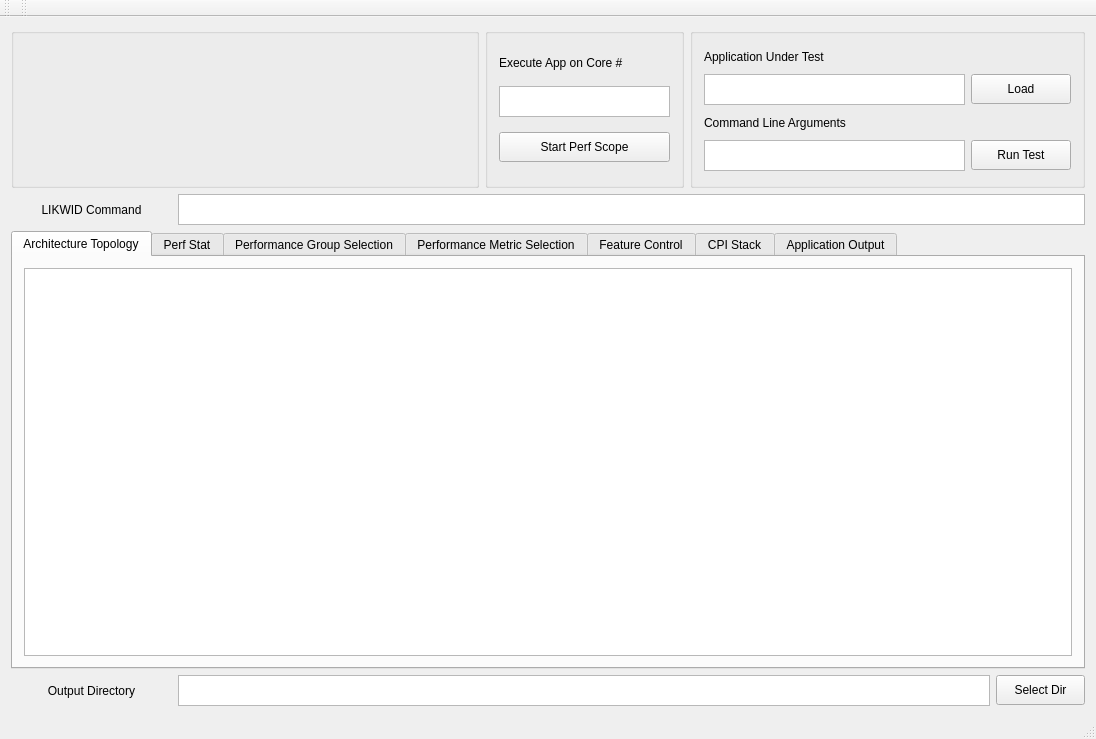
<?xml version="1.0" encoding="UTF-8"?>
<ui version="4.0">
 <class>MainWindow</class>
 <widget class="QMainWindow" name="MainWindow">
  <property name="geometry">
   <rect>
    <x>0</x>
    <y>0</y>
    <width>1094</width>
    <height>739</height>
   </rect>
  </property>
  <property name="sizePolicy">
   <sizepolicy hsizetype="Maximum" vsizetype="Maximum">
    <horstretch>1</horstretch>
    <verstretch>1</verstretch>
   </sizepolicy>
  </property>
  <property name="windowTitle">
   <string>QuickPerformance</string>
  </property>
  <property name="windowIcon">
   <iconset>
    <normaloff>../build-QuickPerformance-Desktop-Debug/usr/share/Logo/UAH.ico</normaloff>../build-QuickPerformance-Desktop-Debug/usr/share/Logo/UAH.ico</iconset>
  </property>
  <property name="layoutDirection">
   <enum>Qt::LeftToRight</enum>
  </property>
  <widget class="QWidget" name="centralWidget">
   <property name="sizePolicy">
    <sizepolicy hsizetype="Maximum" vsizetype="Maximum">
     <horstretch>1</horstretch>
     <verstretch>1</verstretch>
    </sizepolicy>
   </property>
   <layout class="QGridLayout" name="gridLayout_9">
    <item row="0" column="0" colspan="2">
     <widget class="QGroupBox" name="Logo_Group">
      <property name="sizePolicy">
       <sizepolicy hsizetype="Preferred" vsizetype="Fixed">
        <horstretch>0</horstretch>
        <verstretch>0</verstretch>
       </sizepolicy>
      </property>
      <property name="minimumSize">
       <size>
        <width>260</width>
        <height>160</height>
       </size>
      </property>
      <property name="title">
       <string/>
      </property>
      <layout class="QGridLayout" name="gridLayout_3">
       <item row="0" column="0">
        <widget class="QLabel" name="Logo">
         <property name="sizePolicy">
          <sizepolicy hsizetype="Fixed" vsizetype="Fixed">
           <horstretch>0</horstretch>
           <verstretch>0</verstretch>
          </sizepolicy>
         </property>
         <property name="minimumSize">
          <size>
           <width>200</width>
           <height>100</height>
          </size>
         </property>
         <property name="maximumSize">
          <size>
           <width>200</width>
           <height>100</height>
          </size>
         </property>
         <property name="text">
          <string/>
         </property>
        </widget>
       </item>
      </layout>
     </widget>
    </item>
    <item row="0" column="2">
     <widget class="QGroupBox" name="Perfscope_Group">
      <property name="sizePolicy">
       <sizepolicy hsizetype="Fixed" vsizetype="Minimum">
        <horstretch>0</horstretch>
        <verstretch>0</verstretch>
       </sizepolicy>
      </property>
      <property name="minimumSize">
       <size>
        <width>191</width>
        <height>50</height>
       </size>
      </property>
      <property name="title">
       <string/>
      </property>
      <layout class="QGridLayout" name="gridLayout_8">
       <item row="2" column="0">
        <widget class="QPushButton" name="Perfscope_pushButton">
         <property name="sizePolicy">
          <sizepolicy hsizetype="Expanding" vsizetype="Minimum">
           <horstretch>0</horstretch>
           <verstretch>0</verstretch>
          </sizepolicy>
         </property>
         <property name="maximumSize">
          <size>
           <width>175</width>
           <height>30</height>
          </size>
         </property>
         <property name="text">
          <string>Start Perf Scope</string>
         </property>
        </widget>
       </item>
       <item row="1" column="0">
        <widget class="QTextEdit" name="ExecuteCore_Text">
         <property name="sizePolicy">
          <sizepolicy hsizetype="Fixed" vsizetype="Fixed">
           <horstretch>0</horstretch>
           <verstretch>0</verstretch>
          </sizepolicy>
         </property>
         <property name="minimumSize">
          <size>
           <width>171</width>
           <height>31</height>
          </size>
         </property>
         <property name="maximumSize">
          <size>
           <width>171</width>
           <height>31</height>
          </size>
         </property>
         <property name="layoutDirection">
          <enum>Qt::LeftToRight</enum>
         </property>
         <property name="lineWrapMode">
          <enum>QTextEdit::NoWrap</enum>
         </property>
         <property name="lineWrapColumnOrWidth">
          <number>0</number>
         </property>
         <property name="readOnly">
          <bool>false</bool>
         </property>
         <property name="placeholderText">
          <string/>
         </property>
        </widget>
       </item>
       <item row="0" column="0">
        <widget class="QLabel" name="ExecuteCore_Label">
         <property name="sizePolicy">
          <sizepolicy hsizetype="Fixed" vsizetype="Fixed">
           <horstretch>0</horstretch>
           <verstretch>0</verstretch>
          </sizepolicy>
         </property>
         <property name="minimumSize">
          <size>
           <width>161</width>
           <height>17</height>
          </size>
         </property>
         <property name="maximumSize">
          <size>
           <width>161</width>
           <height>17</height>
          </size>
         </property>
         <property name="text">
          <string>Execute App on Core #</string>
         </property>
        </widget>
       </item>
      </layout>
     </widget>
    </item>
    <item row="0" column="3" colspan="2">
     <widget class="QGroupBox" name="Application_Group">
      <property name="sizePolicy">
       <sizepolicy hsizetype="Preferred" vsizetype="Minimum">
        <horstretch>0</horstretch>
        <verstretch>0</verstretch>
       </sizepolicy>
      </property>
      <property name="title">
       <string/>
      </property>
      <layout class="QGridLayout" name="gridLayout_2">
       <item row="0" column="0">
        <widget class="QLabel" name="Application_Label">
         <property name="sizePolicy">
          <sizepolicy hsizetype="Minimum" vsizetype="Fixed">
           <horstretch>0</horstretch>
           <verstretch>0</verstretch>
          </sizepolicy>
         </property>
         <property name="maximumSize">
          <size>
           <width>1666666</width>
           <height>17</height>
          </size>
         </property>
         <property name="text">
          <string>Application Under Test</string>
         </property>
        </widget>
       </item>
       <item row="1" column="0">
        <widget class="QTextEdit" name="Application_Text">
         <property name="sizePolicy">
          <sizepolicy hsizetype="Minimum" vsizetype="Fixed">
           <horstretch>0</horstretch>
           <verstretch>0</verstretch>
          </sizepolicy>
         </property>
         <property name="minimumSize">
          <size>
           <width>256</width>
           <height>31</height>
          </size>
         </property>
         <property name="maximumSize">
          <size>
           <width>166666</width>
           <height>31</height>
          </size>
         </property>
         <property name="lineWrapMode">
          <enum>QTextEdit::NoWrap</enum>
         </property>
         <property name="lineWrapColumnOrWidth">
          <number>0</number>
         </property>
         <property name="readOnly">
          <bool>true</bool>
         </property>
        </widget>
       </item>
       <item row="1" column="1">
        <widget class="QPushButton" name="ApplicationLoad_pushButton">
         <property name="sizePolicy">
          <sizepolicy hsizetype="Minimum" vsizetype="Fixed">
           <horstretch>0</horstretch>
           <verstretch>0</verstretch>
          </sizepolicy>
         </property>
         <property name="maximumSize">
          <size>
           <width>100</width>
           <height>30</height>
          </size>
         </property>
         <property name="text">
          <string>Load</string>
         </property>
        </widget>
       </item>
       <item row="2" column="0">
        <widget class="QLabel" name="CommandLineArgs_Label">
         <property name="sizePolicy">
          <sizepolicy hsizetype="Minimum" vsizetype="Fixed">
           <horstretch>0</horstretch>
           <verstretch>0</verstretch>
          </sizepolicy>
         </property>
         <property name="maximumSize">
          <size>
           <width>1666666</width>
           <height>17</height>
          </size>
         </property>
         <property name="text">
          <string>Command Line Arguments</string>
         </property>
        </widget>
       </item>
       <item row="3" column="0">
        <widget class="QTextEdit" name="CommandLineArgs_Text">
         <property name="sizePolicy">
          <sizepolicy hsizetype="Minimum" vsizetype="Fixed">
           <horstretch>0</horstretch>
           <verstretch>0</verstretch>
          </sizepolicy>
         </property>
         <property name="minimumSize">
          <size>
           <width>256</width>
           <height>31</height>
          </size>
         </property>
         <property name="maximumSize">
          <size>
           <width>166666</width>
           <height>31</height>
          </size>
         </property>
         <property name="lineWrapMode">
          <enum>QTextEdit::NoWrap</enum>
         </property>
         <property name="readOnly">
          <bool>false</bool>
         </property>
         <property name="acceptRichText">
          <bool>true</bool>
         </property>
        </widget>
       </item>
       <item row="3" column="1">
        <widget class="QPushButton" name="RunTest_pushButton">
         <property name="sizePolicy">
          <sizepolicy hsizetype="Minimum" vsizetype="Fixed">
           <horstretch>0</horstretch>
           <verstretch>0</verstretch>
          </sizepolicy>
         </property>
         <property name="maximumSize">
          <size>
           <width>100</width>
           <height>30</height>
          </size>
         </property>
         <property name="text">
          <string>Run Test</string>
         </property>
         <property name="icon">
          <iconset>
           <normaloff>../programBin/Logo/QuickPerformance.ico</normaloff>../programBin/Logo/QuickPerformance.ico</iconset>
         </property>
         <property name="iconSize">
          <size>
           <width>16</width>
           <height>16</height>
          </size>
         </property>
        </widget>
       </item>
      </layout>
     </widget>
    </item>
    <item row="1" column="0">
     <widget class="QLabel" name="LikwidCommand_Label">
      <property name="sizePolicy">
       <sizepolicy hsizetype="Fixed" vsizetype="Fixed">
        <horstretch>0</horstretch>
        <verstretch>0</verstretch>
       </sizepolicy>
      </property>
      <property name="maximumSize">
       <size>
        <width>161</width>
        <height>17</height>
       </size>
      </property>
      <property name="text">
       <string>LIKWID Command</string>
      </property>
      <property name="alignment">
       <set>Qt::AlignCenter</set>
      </property>
     </widget>
    </item>
    <item row="1" column="1" colspan="4">
     <widget class="QTextEdit" name="LikwidCommand_Text">
      <property name="sizePolicy">
       <sizepolicy hsizetype="Expanding" vsizetype="Fixed">
        <horstretch>0</horstretch>
        <verstretch>0</verstretch>
       </sizepolicy>
      </property>
      <property name="maximumSize">
       <size>
        <width>16777215</width>
        <height>31</height>
       </size>
      </property>
      <property name="lineWrapMode">
       <enum>QTextEdit::NoWrap</enum>
      </property>
      <property name="readOnly">
       <bool>true</bool>
      </property>
      <property name="acceptRichText">
       <bool>true</bool>
      </property>
     </widget>
    </item>
    <item row="2" column="0" colspan="5">
     <widget class="QTabWidget" name="tabWidget">
      <property name="sizePolicy">
       <sizepolicy hsizetype="Expanding" vsizetype="Expanding">
        <horstretch>1</horstretch>
        <verstretch>0</verstretch>
       </sizepolicy>
      </property>
      <property name="currentIndex">
       <number>0</number>
      </property>
      <widget class="QWidget" name="Topology_Tab">
       <property name="sizePolicy">
        <sizepolicy hsizetype="Expanding" vsizetype="Expanding">
         <horstretch>0</horstretch>
         <verstretch>0</verstretch>
        </sizepolicy>
       </property>
       <attribute name="title">
        <string>Architecture Topology</string>
       </attribute>
       <layout class="QGridLayout" name="gridLayout_4">
        <item row="0" column="0">
         <widget class="QTextBrowser" name="Topology_Text"/>
        </item>
       </layout>
      </widget>
      <widget class="QWidget" name="Breakdown_Tab">
       <attribute name="title">
        <string>Perf Stat</string>
       </attribute>
       <layout class="QGridLayout" name="gridLayout_13">
        <item row="0" column="0" rowspan="2">
         <widget class="CustomView" name="BreakdownChart_GraphicsView">
          <property name="minimumSize">
           <size>
            <width>651</width>
            <height>361</height>
           </size>
          </property>
         </widget>
        </item>
        <item row="0" column="1">
         <widget class="QGroupBox" name="Breakdown_Group">
          <property name="sizePolicy">
           <sizepolicy hsizetype="Minimum" vsizetype="Minimum">
            <horstretch>0</horstretch>
            <verstretch>0</verstretch>
           </sizepolicy>
          </property>
          <property name="minimumSize">
           <size>
            <width>191</width>
            <height>50</height>
           </size>
          </property>
          <property name="title">
           <string/>
          </property>
          <layout class="QGridLayout" name="gridLayout_12">
           <item row="0" column="0">
            <widget class="QCheckBox" name="PerfBranches_checkBox">
             <property name="text">
              <string>Branches</string>
             </property>
             <property name="checked">
              <bool>true</bool>
             </property>
            </widget>
           </item>
           <item row="0" column="1">
            <widget class="QCheckBox" name="PerfCache_checkBox">
             <property name="text">
              <string>Cache</string>
             </property>
             <property name="checked">
              <bool>true</bool>
             </property>
            </widget>
           </item>
           <item row="0" column="2">
            <widget class="QCheckBox" name="PerfMemory_checkBox">
             <property name="text">
              <string>Memory</string>
             </property>
            </widget>
           </item>
           <item row="1" column="0" colspan="3">
            <widget class="QPushButton" name="Breakdown_pushButton">
             <property name="sizePolicy">
              <sizepolicy hsizetype="Minimum" vsizetype="Minimum">
               <horstretch>0</horstretch>
               <verstretch>0</verstretch>
              </sizepolicy>
             </property>
             <property name="maximumSize">
              <size>
               <width>375</width>
               <height>30</height>
              </size>
             </property>
             <property name="text">
              <string>Run Perf Stat</string>
             </property>
            </widget>
           </item>
          </layout>
         </widget>
        </item>
        <item row="1" column="1">
         <widget class="QTextBrowser" name="BreakdownOutput_Text">
          <property name="sizePolicy">
           <sizepolicy hsizetype="Minimum" vsizetype="Expanding">
            <horstretch>0</horstretch>
            <verstretch>0</verstretch>
           </sizepolicy>
          </property>
          <property name="minimumSize">
           <size>
            <width>391</width>
            <height>200</height>
           </size>
          </property>
         </widget>
        </item>
       </layout>
      </widget>
      <widget class="QWidget" name="PerfGroup_Tab">
       <attribute name="title">
        <string>Performance Group Selection</string>
       </attribute>
       <layout class="QGridLayout" name="gridLayout_5">
        <item row="0" column="1">
         <widget class="QLabel" name="PerfGroupsDescription_Label">
          <property name="text">
           <string>Description</string>
          </property>
         </widget>
        </item>
        <item row="0" column="2">
         <widget class="QLabel" name="ChosenPerfGroups_Label">
          <property name="text">
           <string>Chosen Performance Groups</string>
          </property>
         </widget>
        </item>
        <item row="1" column="0">
         <widget class="QListWidget" name="PerfGroups_List">
          <property name="selectionMode">
           <enum>QAbstractItemView::SingleSelection</enum>
          </property>
         </widget>
        </item>
        <item row="1" column="1">
         <widget class="QListWidget" name="PerfGroupsDescription_List">
          <property name="selectionMode">
           <enum>QAbstractItemView::NoSelection</enum>
          </property>
         </widget>
        </item>
        <item row="1" column="2">
         <widget class="QListWidget" name="ChosenPerfGroups_List"/>
        </item>
        <item row="0" column="0">
         <widget class="QLabel" name="PerfGroups_Label">
          <property name="text">
           <string>Performance Groups</string>
          </property>
         </widget>
        </item>
       </layout>
      </widget>
      <widget class="QWidget" name="PerfMetric_Tab">
       <attribute name="title">
        <string>Performance Metric Selection</string>
       </attribute>
       <layout class="QGridLayout" name="gridLayout">
        <item row="1" column="1" rowspan="3">
         <widget class="QListWidget" name="ChosenPerfMetrics_List"/>
        </item>
        <item row="0" column="0">
         <widget class="QLabel" name="PerfMetrics_Label">
          <property name="text">
           <string>Performance Metrics</string>
          </property>
         </widget>
        </item>
        <item row="1" column="0">
         <widget class="QListWidget" name="PerfMetrics_List"/>
        </item>
        <item row="3" column="0">
         <widget class="QListWidget" name="PerfCounters_List"/>
        </item>
        <item row="1" column="2" rowspan="3">
         <widget class="QListWidget" name="ChosenPerfCounters_List"/>
        </item>
        <item row="0" column="1">
         <widget class="QLabel" name="ChosenPerfMetrics_Label">
          <property name="text">
           <string>Chosen Performance Metrics</string>
          </property>
         </widget>
        </item>
        <item row="0" column="2">
         <widget class="QLabel" name="ChosenPerfCoutners_Label">
          <property name="text">
           <string>Chosen Performance Counters</string>
          </property>
         </widget>
        </item>
        <item row="2" column="0">
         <widget class="QLabel" name="PerfCounters_Label">
          <property name="text">
           <string>Performance Counters</string>
          </property>
         </widget>
        </item>
       </layout>
      </widget>
      <widget class="QWidget" name="Features_Tab">
       <attribute name="title">
        <string>Feature Control</string>
       </attribute>
       <layout class="QGridLayout" name="gridLayout_11">
        <item row="0" column="0">
         <widget class="QLabel" name="FeaturesList_Label">
          <property name="sizePolicy">
           <sizepolicy hsizetype="Preferred" vsizetype="Preferred">
            <horstretch>0</horstretch>
            <verstretch>0</verstretch>
           </sizepolicy>
          </property>
          <property name="minimumSize">
           <size>
            <width>343</width>
            <height>17</height>
           </size>
          </property>
          <property name="maximumSize">
           <size>
            <width>343</width>
            <height>17</height>
           </size>
          </property>
          <property name="text">
           <string>Features List</string>
          </property>
         </widget>
        </item>
        <item row="0" column="2" rowspan="2">
         <widget class="QGroupBox" name="groupBox">
          <property name="sizePolicy">
           <sizepolicy hsizetype="Expanding" vsizetype="Expanding">
            <horstretch>0</horstretch>
            <verstretch>0</verstretch>
           </sizepolicy>
          </property>
          <property name="title">
           <string/>
          </property>
          <layout class="QGridLayout" name="gridLayout_10">
           <item row="0" column="0">
            <widget class="QPushButton" name="FeatureEnable_pushButton">
             <property name="sizePolicy">
              <sizepolicy hsizetype="Fixed" vsizetype="Fixed">
               <horstretch>0</horstretch>
               <verstretch>0</verstretch>
              </sizepolicy>
             </property>
             <property name="maximumSize">
              <size>
               <width>120</width>
               <height>30</height>
              </size>
             </property>
             <property name="text">
              <string>Enable</string>
             </property>
            </widget>
           </item>
           <item row="1" column="0">
            <widget class="QPushButton" name="FeatureDisable_pushButton">
             <property name="sizePolicy">
              <sizepolicy hsizetype="Fixed" vsizetype="Fixed">
               <horstretch>0</horstretch>
               <verstretch>0</verstretch>
              </sizepolicy>
             </property>
             <property name="maximumSize">
              <size>
               <width>120</width>
               <height>30</height>
              </size>
             </property>
             <property name="text">
              <string>Disable</string>
             </property>
            </widget>
           </item>
          </layout>
         </widget>
        </item>
        <item row="0" column="3">
         <widget class="QLabel" name="ChosenPerfCoutners_Label_2">
          <property name="sizePolicy">
           <sizepolicy hsizetype="Preferred" vsizetype="Preferred">
            <horstretch>0</horstretch>
            <verstretch>0</verstretch>
           </sizepolicy>
          </property>
          <property name="minimumSize">
           <size>
            <width>343</width>
            <height>17</height>
           </size>
          </property>
          <property name="maximumSize">
           <size>
            <width>343</width>
            <height>17</height>
           </size>
          </property>
          <property name="text">
           <string>Operation Results</string>
          </property>
         </widget>
        </item>
        <item row="1" column="0">
         <widget class="QListWidget" name="Features_List">
          <property name="sizePolicy">
           <sizepolicy hsizetype="Expanding" vsizetype="Expanding">
            <horstretch>1</horstretch>
            <verstretch>1</verstretch>
           </sizepolicy>
          </property>
         </widget>
        </item>
        <item row="1" column="1">
         <widget class="QListWidget" name="FeaturesStatus_List">
          <property name="sizePolicy">
           <sizepolicy hsizetype="Expanding" vsizetype="Expanding">
            <horstretch>1</horstretch>
            <verstretch>1</verstretch>
           </sizepolicy>
          </property>
          <property name="selectionMode">
           <enum>QAbstractItemView::NoSelection</enum>
          </property>
         </widget>
        </item>
        <item row="1" column="3">
         <widget class="QTextBrowser" name="FeatureOperations_Text">
          <property name="sizePolicy">
           <sizepolicy hsizetype="Expanding" vsizetype="Expanding">
            <horstretch>1</horstretch>
            <verstretch>1</verstretch>
           </sizepolicy>
          </property>
         </widget>
        </item>
       </layout>
      </widget>
      <widget class="QWidget" name="CPIStack_Tab">
       <attribute name="title">
        <string>CPI Stack</string>
       </attribute>
       <layout class="QGridLayout" name="gridLayout_6">
        <item row="0" column="0">
         <widget class="CustomView" name="CPI_Stack_GraphicsView"/>
        </item>
       </layout>
      </widget>
      <widget class="QWidget" name="ApplicationOutput_Tab">
       <attribute name="title">
        <string>Application Output</string>
       </attribute>
       <layout class="QGridLayout" name="gridLayout_7">
        <item row="0" column="0">
         <widget class="QTextBrowser" name="ApplicationOutput_Text"/>
        </item>
       </layout>
      </widget>
     </widget>
    </item>
    <item row="3" column="0">
     <widget class="QLabel" name="OutDirectory_Label">
      <property name="sizePolicy">
       <sizepolicy hsizetype="Fixed" vsizetype="Fixed">
        <horstretch>0</horstretch>
        <verstretch>0</verstretch>
       </sizepolicy>
      </property>
      <property name="maximumSize">
       <size>
        <width>161</width>
        <height>17</height>
       </size>
      </property>
      <property name="text">
       <string>Output Directory</string>
      </property>
      <property name="alignment">
       <set>Qt::AlignCenter</set>
      </property>
     </widget>
    </item>
    <item row="3" column="1" colspan="3">
     <widget class="QTextEdit" name="OutDirectory_Text">
      <property name="sizePolicy">
       <sizepolicy hsizetype="Expanding" vsizetype="Fixed">
        <horstretch>0</horstretch>
        <verstretch>0</verstretch>
       </sizepolicy>
      </property>
      <property name="maximumSize">
       <size>
        <width>16777215</width>
        <height>31</height>
       </size>
      </property>
      <property name="lineWrapMode">
       <enum>QTextEdit::NoWrap</enum>
      </property>
      <property name="readOnly">
       <bool>false</bool>
      </property>
      <property name="acceptRichText">
       <bool>true</bool>
      </property>
     </widget>
    </item>
    <item row="3" column="4">
     <widget class="QPushButton" name="OutDirectory_pushButton">
      <property name="sizePolicy">
       <sizepolicy hsizetype="Fixed" vsizetype="Fixed">
        <horstretch>0</horstretch>
        <verstretch>0</verstretch>
       </sizepolicy>
      </property>
      <property name="maximumSize">
       <size>
        <width>89</width>
        <height>30</height>
       </size>
      </property>
      <property name="text">
       <string>Select Dir</string>
      </property>
     </widget>
    </item>
   </layout>
  </widget>
  <widget class="QMenuBar" name="menuBar">
   <property name="geometry">
    <rect>
     <x>0</x>
     <y>0</y>
     <width>1094</width>
     <height>22</height>
    </rect>
   </property>
  </widget>
  <widget class="QToolBar" name="mainToolBar">
   <attribute name="toolBarArea">
    <enum>TopToolBarArea</enum>
   </attribute>
   <attribute name="toolBarBreak">
    <bool>false</bool>
   </attribute>
  </widget>
  <widget class="QStatusBar" name="statusBar"/>
  <widget class="QToolBar" name="toolBar">
   <property name="windowTitle">
    <string>toolBar</string>
   </property>
   <attribute name="toolBarArea">
    <enum>TopToolBarArea</enum>
   </attribute>
   <attribute name="toolBarBreak">
    <bool>false</bool>
   </attribute>
  </widget>
 </widget>
 <layoutdefault spacing="6" margin="11"/>
 <customwidgets>
  <customwidget>
   <class>CustomView</class>
   <extends>QGraphicsView</extends>
   <header>customview.h</header>
  </customwidget>
 </customwidgets>
 <resources/>
 <connections/>
</ui>
